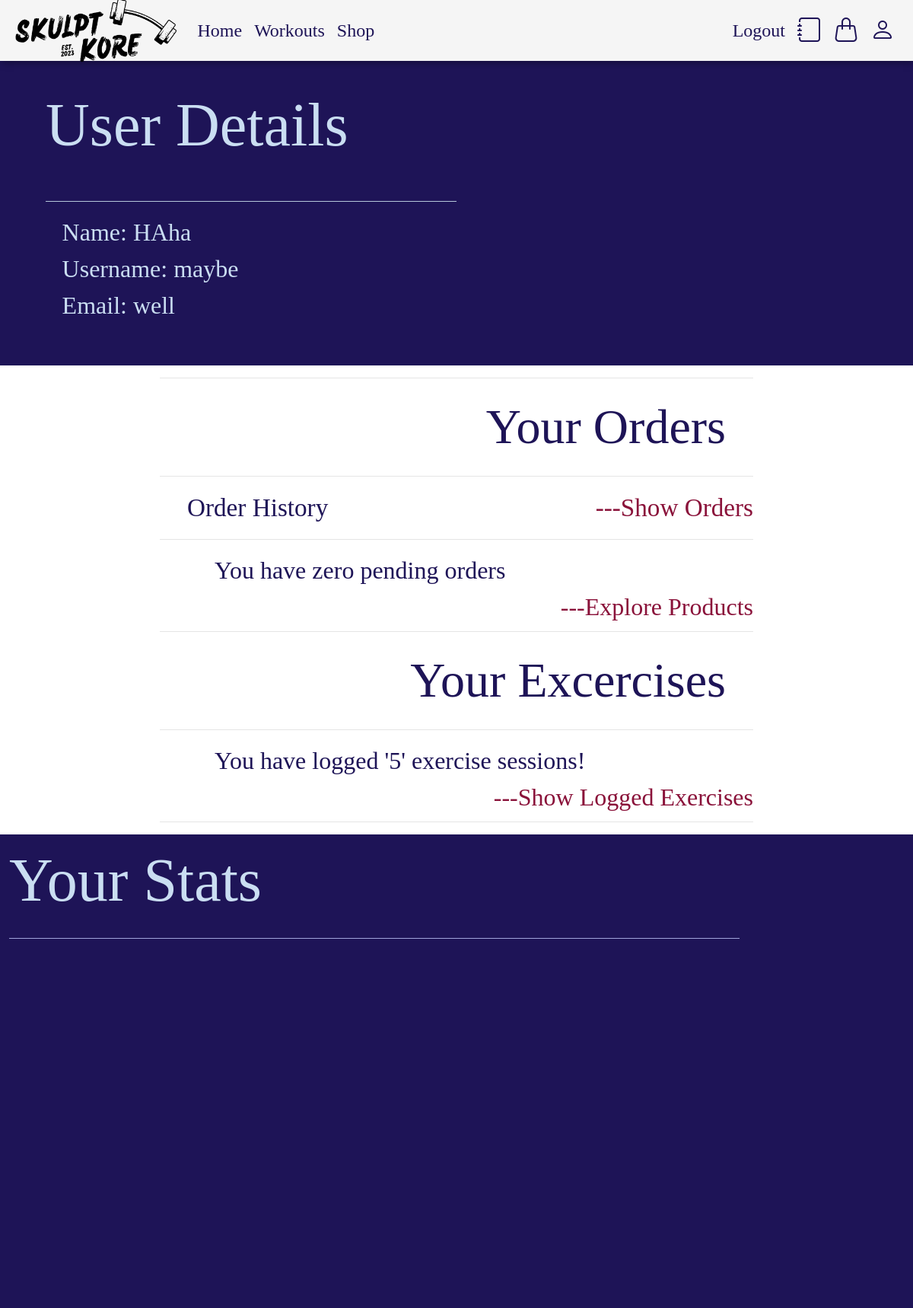
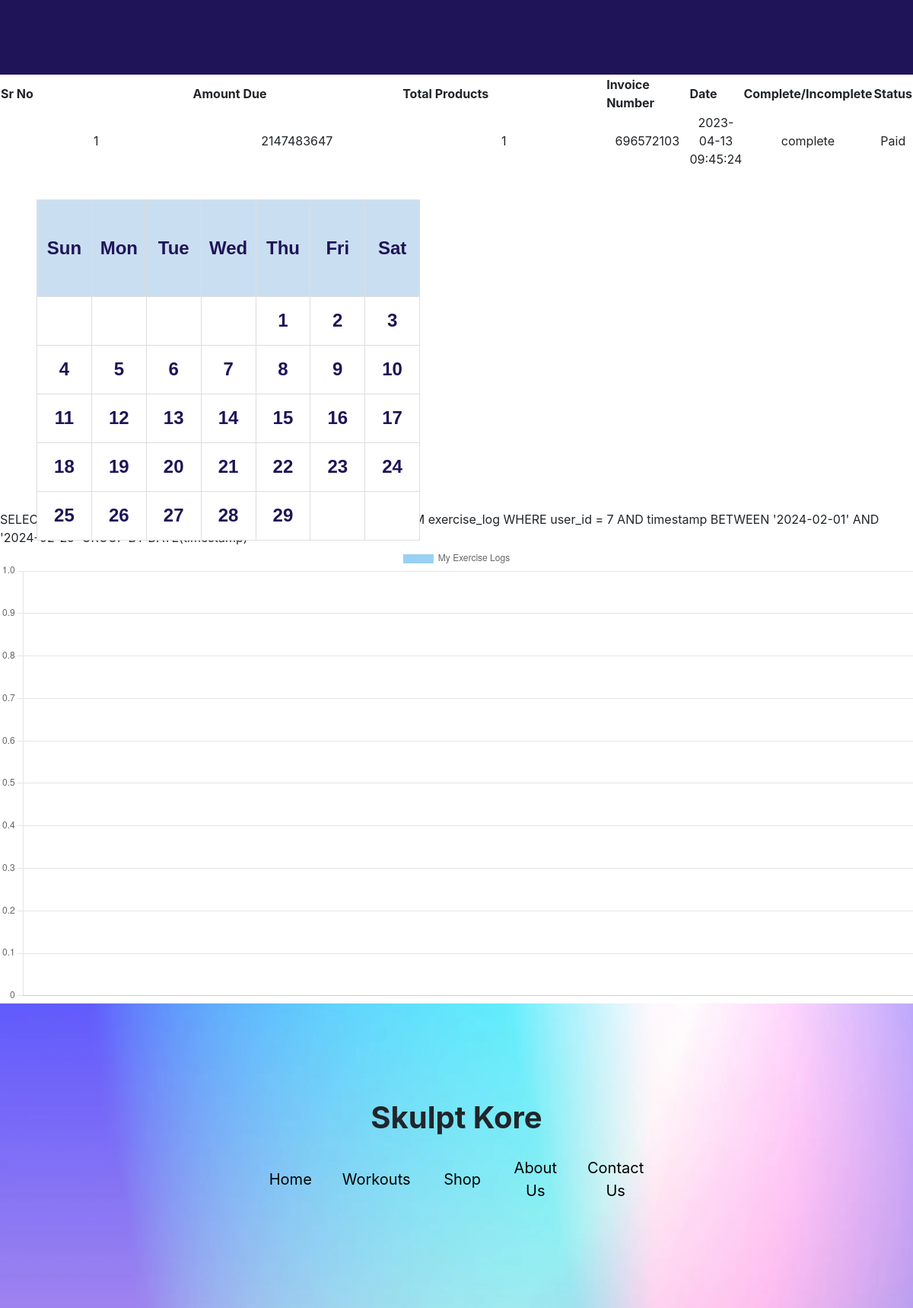
Screenshot of /user_area/user_profile.php?my_orders (signed in) with the database file from the repository (2 pictures, top to bottom).
### tables this page shows
CREATE TABLE `user_details` (
  `user_id` int(11) NOT NULL,
  `username` varchar(100) NOT NULL,
  `user_email` varchar(100) NOT NULL,
  `user_password` varchar(255) NOT NULL,
  `user_ip` varchar(100) NOT NULL,
  `user_address` varchar(255) NOT NULL
);

CREATE TABLE `orders` (
  `order_id` int(11) NOT NULL,
  `user_id` int(11) NOT NULL,
  `amount_due` int(255) NOT NULL,
  `invoice_number` int(255) NOT NULL,
  `total_products` int(255) NOT NULL,
  `order_date` timestamp NOT NULL DEFAULT current_timestamp() ON UPDATE current_timestamp(),
  `order_status` varchar(255) NOT NULL
);

### user_area/user_orders.php (the view)
<?php
    echo "<table>
    <tr>
    <th>Sr No</th>
    <th>Amount Due</th>
    <th>Total Products</th>
    <th>Invoice Number</th>
    <th>Date</th>
    <th>Complete/Incomplete</th>
    <th>Status</th>
    </tr>
    ";
    $username = $_SESSION['user_username'];
    $select_query = "Select * from `user_details` where username = '$username'";
    $result_query_my_orders = mysqli_query($con,$select_query);
    $row_result = mysqli_fetch_assoc($result_query_my_orders);
    $user_id = $row_result['user_id'];
    $select_query_2 = "Select * from `orders` where user_id = $user_id";
    $result_query_2 = mysqli_query($con,$select_query_2);
    $number = 1;
    while($row_result_2 = mysqli_fetch_assoc($result_query_2)){
        $order_id = $row_result_2['order_id'];
        $amount_due = $row_result_2['amount_due'];
        $total_products = $row_result_2['total_products'];
        $invoice_number = $row_result_2['invoice_number'];
        $order_date = $row_result_2['order_date'];
        $order_status = $row_result_2['order_status'];
        if($order_status == 'pending'){
            $order_status = 'incomplete';
        }
        else{
            $order_status = 'complete';
        }
        echo "
        <tr>
        <td>$number</td>
        <td>$amount_due</td>
        <td>$total_products</td>
        <td>$invoice_number</td>
        <td>$order_date</td>
        <td>$order_status</td>";
        if($order_status == 'complete'){
            echo "<td>Paid</td>";
        }
        else{
        echo"<td><a href='confirm_payment.php?order_id=$order_id'>Confirm Payment </a></td>";
        }
        echo "</tr>";
        $number++;
    }
    ?>

### user_area/user_profile.php (shortened to what this page needs)
  <?php
include('..\includes\connect.php');
if(!isset($_SESSION['user_username'])){
    include('user_login.php');
}
else{
get_user_order_details();
}
?>
<?php
    function get_user_order_details(){
    global $con;
    $username_order = $_SESSION['user_username'];
    $get_details = "Select * from `user_details` where username = '$username_order'";
    $result_query = mysqli_query($con,$get_details);
    ?>
<!DOCTYPE html>
<html lang="en">
<head>
    <link rel="stylesheet" href="style3.css">
    <link rel="stylesheet" href="https://cdn.jsdelivr.net/npm/bootstrap-icons@1.5.0/font/bootstrap-icons.css" />
    <link rel="stylesheet" href="https://cdn.jsdelivr.net/npm/bootstrap@4.3.1/dist/css/bootstrap.min.css">
</head>
<body>
<nav class="navbar sticky-top navbar-expand-lg navbar-custom">
        <div class="collapse navbar-collapse" id="navbarNavDropdown">
            <ul class="navbar-nav">
                <li class="nav-item active">
                    <a class="navbar-brand" href="home3.html"><img src="assets/logo.png" height="90vh"></a>
                </li>
            </ul>
        </div>
        <div class="navbar-collapse collapse">
            <ul class="navbar-nav">
                <li class="nav-item active">
                    <a class="nav-link" href="home3.html">Home</a>
                </li>
                <li class="nav-item active">
                    <a class="nav-link" href="home3.html">Workouts</a>
                </li>
                <li class="nav-item active">
                    <a class="nav-link" href="home3.html">Shop</a>
                </li>
            </ul>
        </div>
        <div class="navbar-collapse collapse w-100 order-3 dual-collapse2">
            <ul class="navbar-nav ml-auto">
                <li class="nav-item my-auto">
                <?php
                    if(isset($_SESSION['user_username'])){
                        echo'
                    <a class="nav-link" href="..\user_area\user_logout.php">Logout</a>';
                    }
                    else{
                        echo'
                    <a class="nav-link" href="..\user_area\login3.php">Login</a>';
                    }
                ?>
                </li>
                <li class="nav-item">
                    <a class="nav-link" href="register3.html"><i class="bi bi-journal" style="font-size: 4vh"></i></a>
                </li>
                <li class="nav-item">
                    <a class="nav-link" href="register3.html"><i class="bi bi-handbag" style="font-size: 4vh"></i></a>
                </li>
                <li class="nav-item">
                    <a class="nav-link" href="register3.html"><i class="bi bi-person" style="font-size: 4vh"></i></a>
                </li>
            </ul>
        </div>
    </nav>
<div class="half-screen back-blue">
  <div style="padding-left: 5%; padding-top: 2%; width: 50vw">
    <div class="text-big font-grey">
      User Details
    </div>
    <br><hr class="back-grey">
    <div style="padding-left: 4%">
      <div class="text-small-medium font-grey">Name: HAha</div>
      <div class="text-small-medium font-grey">Username: maybe</div>
      <div class="text-small-medium font-grey">Email: well</div>
    </div>
  </div>
</div>
<div class="full-screen" style="height: auto">
  <div style="width: 65vw; margin: auto;">
    <hr>
    <div class="text-medium-big font-blue" style="text-align: right; padding-right: 3vw; ">Your Orders</div>
    <hr>
    <div class="text-medium font-blue" style="padding-left: 3vw;">Order History<span style="float: right;"><a href='user_profile.php?my_orders'>---Show Orders</a></span></div>
    <hr>
    <?php
    while($row_query=mysqli_fetch_array($result_query)){
        $user_id = $row_query['user_id'];
            $get_orders = "Select * from `orders` where user_id=$user_id and order_status='pending'";
            $result_orders = mysqli_query($con,$get_orders);
            $row_count = mysqli_num_rows($result_orders);
            if($row_count>0){
                echo "<div class='text-small-medium font-blue' style='padding-left: 6vw;'>You have '$row_count' pending orders</div>";
            }
            else{
                echo "<div class='text-small-medium font-blue' style='padding-left: 6vw;'>You have zero pending orders</div>";
                echo "<div class='text-small-medium font-blue' style='padding-left: 6vw;'><span style='float:right'><a href='..\Static pages 3\products3.php'>---Explore Products</a></span></div>";
                echo "<div class='separater' style='height:5vh'></div>";
            }
        }
    ?>
    <hr>
    <div class="text-medium-big font-blue" style="text-align: right; padding-right: 3vw; ">Your Excercises</div>
    <hr>
    <?php
        $user_exercises = "Select * from `exercise_log` where user_id = $user_id";
        $run_user_exercises = mysqli_query($con,$user_exercises);
        $row_count_user_exercises = mysqli_num_rows($run_user_exercises);
        if($row_count_user_exercises>0){
            echo "<div class='text-small-medium font-blue' style='padding-left: 6vw;'>You have logged '$row_count_user_exercises' exercise sessions!</div>";
            echo "<div class='text-small-medium font-blue'><span style='float: right;'><a href='user_profile.php?my_exercise_log'>---Show Logged Exercises</a></span></div>";
            echo "<div class='separater' style='height:5vh'></div>";
        }
    }
?>
<hr>
</div>
</div>
<?php
    if(isset($_GET['my_orders'])){
        include('user_orders.php');
    }
?>
<div class="full-screen back-blue">
  <div class="font-grey text-big" style="padding-left: 1%;">
    Your Stats
    <hr class= "back-purple" style="float: left; width: 80vw">
</div>
<?php
    $user_name = $_SESSION['user_username'];
    $get_details = "Select * from `user_details` where username = '$user_name'";
    $result_query = mysqli_query($con,$get_details);
    $row_query=mysqli_fetch_array($result_query);
    $user_id = $row_query['user_id'];
    $select_for_calendar = "SELECT DATE_FORMAT(`timestamp`, '%Y-%m-%d') AS `date` FROM `exercise_log` WHERE `user_id` = $user_id";
    $result = mysqli_query($con, $select_for_calendar);
    $timestamps = array();
    if (mysqli_num_rows($result) > 0) {
      while ($row = mysqli_fetch_assoc($result)) {
        $timestamps[] = strtotime($row['date']);
      }
    }
    $dates = array();
    foreach ($timestamps as $timestamp) {
      $date = date('Y-m-d', $timestamp);
      if (!isset($dates[$date])) {
        $dates[$date] = array();
      }
      $dates[$date][] = $timestamp;
    }
    $month = date('m');
    $year = date('Y');
    $num_days = date('t', mktime(0, 0, 0, $month, 1, $year));
    $day_of_week = date('w', mktime(0, 0, 0, $month, 1, $year));
    $current_day = 1 - $day_of_week;
    echo "<table class='calendar'>";
    echo '<tr>';
    echo '<th style="width:6vw;">Sun</th><th style="width:6vw;">Mon</th><th style="width:6vw;">Tue</th><th style="width:6vw;">Wed</th><th style="width:6vw;">Thu</th><th style="width:6vw;">Fri</th><th style="width:6vw;">Sat</th>';
    echo '</tr>';
    for ($i = 0; $i < 6; $i++) {
        echo '<tr>';
        for ($j = 0; $j < 7; $j++) {
            if ($current_day < 1 || $current_day > $num_days) {
                echo '<td style="width:6vw;">&nbsp;</td>';
            } else {
                $date = date('Y-m-d', mktime(0, 0, 0, $month, $current_day, $year));
                $timestamp_links = '';
                echo '<td style="width:6vw;';
                if (isset($dates[$date])) {
                    echo 'color: #FF5386;';
                }
                echo '"><strong>' . $current_day . '</strong>' . $timestamp_links . '</td>';
            }
            $current_day++;
        }
        echo '</tr>';
        if ($current_day > $num_days) {
            break;
        }
    }
    echo '</table>';
?>
<?php
$start_date = date('Y-m-01');
$end_date = date('Y-m-t');
$query = "SELECT DATE(timestamp) AS date, sum(count_exercises) AS count FROM exercise_log WHERE user_id = $user_id AND timestamp BETWEEN '$start_date' AND '$end_date' GROUP BY DATE(timestamp)";
echo $query;
$data = [];
?>
</head>
<body>
  <canvas id="myChart"></canvas>
  <script>
    var ctx = document.getElementById('myChart').getContext('2d');
    var chart = new Chart(ctx, {
        type: 'bar',
        data: {
            datasets: [{
                label: 'My Exercise Logs',
                data: <?php echo json_encode($data); ?>,
            }]
        },
        options: {
            scales: {
                xAxes: [{
                    type: 'time',
                    time: {
                        unit: 'day',
                        displayFormats: {
                            day: 'MMM D'
                        }
                    },
                    ticks: {
                        source: 'auto'
                    }
                }],
                yAxes: [{
                    ticks: {
                        beginAtZero: true
                    }
                }]
            }
        }
    });
  </script>
</div>
<div class="footer">
        <table>
            <tr>
                <th colspan="5"> Skulpt Kore</th>
            </tr>
            <tr>
                <td><a href="home3.html">Home</a></td>
                <td><a href="home3.html">Workouts</a></td>
                <td><a href="products3.html">Shop</a></td>
                <td><a href="aboutus3.html">About Us</a></td>
                <td><a href="contactus3.html">Contact Us</a></td>
            </tr>
        </table>
    </div>
</body>
</html>

### user_area/style3.css (style rules this page uses)
body { background-color: #cadef2; margin: 0; }
.footer { height: 50vh; width: 100%; background-image: url(assets/irid2.png); background-size: cover; }
.footer table { position: relative; left: 50%; top: 50%; transform: translate(-50%,-50%); text-align: center; }
.footer table th { font-size: 40px; }
.footer table td { font-size: 20px; padding: 20px; }
.footer td { width: 8vw; }
.footer table td a { text-decoration: none; color: black; }
.navbar { height: 10vh; font-size: 20px; }
.navbar-custom { background-color: #f5f5f5; color: white; box-shadow: 2px 2px 10px #00000062; }
.navbar-custom li a { color: #1E1457; font-family: "Chivo"; font-size: 1.5rem; }
.full-screen { height: 90vh; width: 100%; background-color: #ffffff; overflow: hidden; }
.half-screen { height: 50vh; width: 100%; background-color: #ffffff; overflow: hidden; }
.text-big { font-size: 10vh; font-family: "Gentium Book Basic"; }
.text-medium-big { font-size: 8vh; font-family: "Gentium Book Basic"; }
.text-medium { font-size: 4.15vh; font-family: "Chivo"; }
.text-small-medium { font-size: 2rem; font-family: "ABeeZee"; }
.separater { width:100%; height:1vh; background-color:#ffffff; }
.back-purple { background-color: #B2B6F4; }
.back-blue { background-color: #1E1457; }
.back-grey { background-color: #cadef2; }
.font-blue { color: #1E1457; }
.font-grey { color: #cadef2; }
span a { color: #8a123a; }
.calendar { font-family: Arial, sans-serif; border-collapse: collapse; width: 42vw; height: 56vh; background-color: white; position: relative; left: 4vw; top: 5vh; font-size: 3vh; }
.calendar th { background-color: #cadef2; border: 1px solid #ddd; padding: 5px; text-align: center; color: #1E1457; }
.calendar td { border: 1px solid #ddd; padding: 5px; height:8vh; text-align: center; color: #1E1457; }
.exercises table, td, th { text-align: center; }
.exercises th,td { width: 30%; }
.cart table, td, th { text-align: center; }

### user_area/user_profile.php (style rules this page uses)
.footer td { width: 8vw; }

### rows the page displays
user_details: user_id "SELECT DATE(timestamp) AS date, sum(count_exercises) AS count FROM exercise_log WHERE user_id = 7 AND timestamp BETWEEN '2024-02-01' AND '2024-02-29' GROUP BY DATE(timestamp)"
orders: amount_due "2147483647", total_products "1", invoice_number "696572103", order_date "2023-04-13 09:45:24", order_status "complete", shows "Paid"

### other values shown
$row_count_user_exercises "5"
